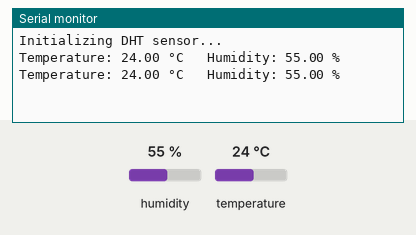
Bench run of a sketch on a simulated Arduino Uno, built with avr-gcc and run on an emulated ATmega328P. Parts: the last lines printed to the serial monitor. The inputs (shaded band) are chosen by the test bench; at power-on: humidity 55 %, temperature 24 °C.

Above: at 4.8 s.
4.9 s: humidity set to 22 %
At 6.8 s:
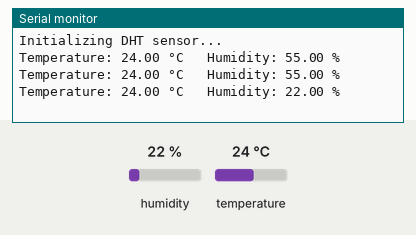
7.9 s: temperature set to 12 °C
At 9.2 s:
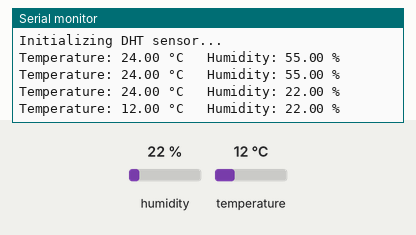
10.9 s: humidity set to 40 %
At 12.9 s:
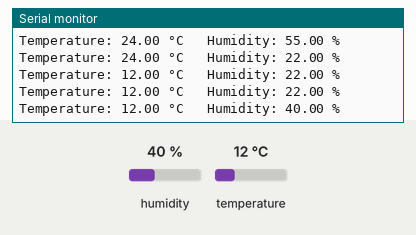
Timing chart, 0 to 14.4 s (numbered marks = the images above; inputs shaded):
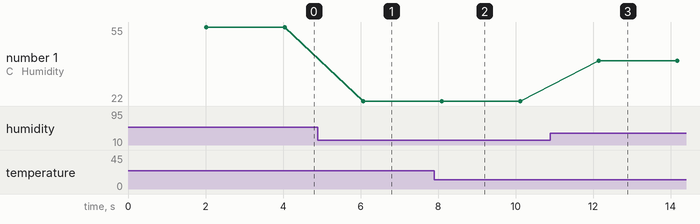

The sketch:

dht_sensor.ino
```cpp
#include <DHT.h>

#define DHTPIN 4           // הפין אליו מחובר החיישן
#define DHTTYPE DHT11      // סוג החיישן (DHT11 או DHT22)

DHT dht(DHTPIN, DHTTYPE);

void setup() {
  Serial.begin(115200);
  dht.begin();
  Serial.println("Initializing DHT sensor...");
}

void loop() {
  delay(2000);  // חכה 2 שניות בין קריאות

  float humidity = dht.readHumidity();    // קריאה ללחות
  float temperature = dht.readTemperature();  // קריאה לטמפרטורה ב-Celsius

  if (isnan(temperature) || isnan(humidity)) {
    Serial.println("Failed to read from DHT sensor!");
    return;
  }

  Serial.print("Temperature: ");
  Serial.print(temperature);
  Serial.print(" °C");
  Serial.print("   Humidity: ");
  Serial.print(humidity);
  Serial.println(" %");
}
```

Measured:
- after the input at 4.9 s, the serial monitor: prints a new line after 1.2 s (image 1)
- after the input at 7.9 s, the serial monitor: prints a new line after 0.20 s (image 2)
- after the input at 10.9 s, the serial monitor: prints a new line after 1.2 s (image 3)
- plotted number 1: 55 → 22 after the input at 4.9 s, 22 → 40 after the input at 10.9 s
